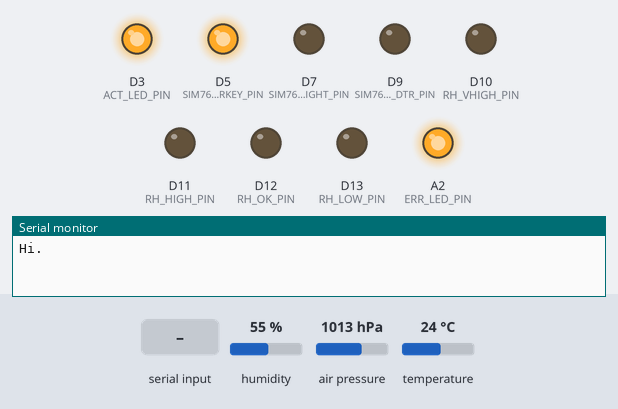
Simulated run of this sketch. Board: Arduino MKR. On the bench: output pins drawn as LEDs (lit = HIGH), the last lines printed to the serial monitor. The test bench sets the inputs (shaded band); at power-on: humidity 55 %, air pressure 1013 hPa, temperature 24 °C. The modem accepts every AT command (registered, SIM ready, sends succeed) and sends nothing else.

Above: at 0.8 s.
At 13.9 s:
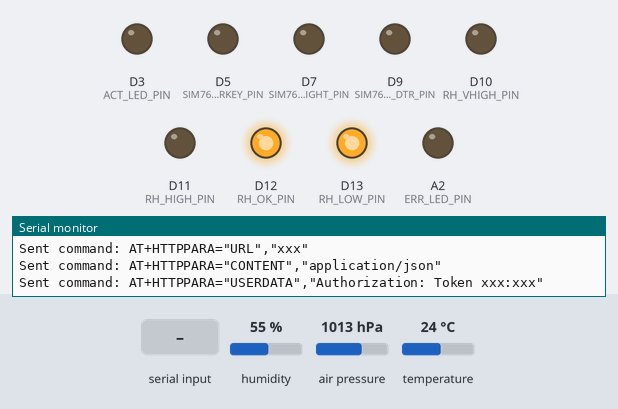
14.0 s: "OK,1\n" received over the second serial link
At 26.0 s:
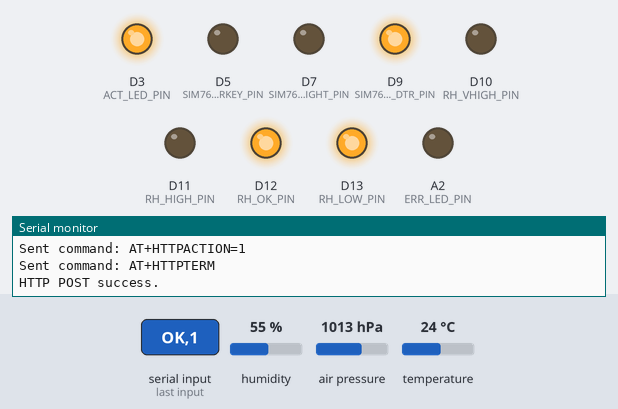
Timing chart, 0 to 28.7 s (numbered marks = the images above; inputs shaded):
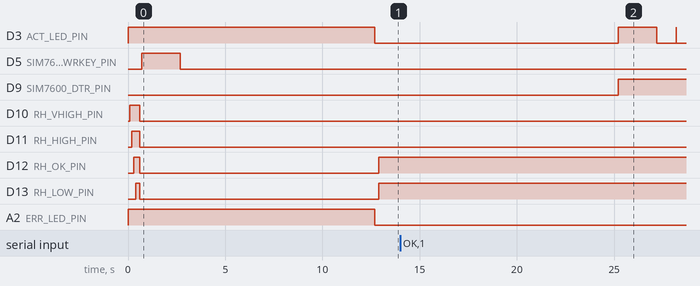

The sketch:

humidity_logger.ino
```cpp
#include <Adafruit_BME280.h>

#include "ArduinoLowPower.h"

#include "influxdb.h"
#include "sim7600.h"

#define DEBUG 0

#define RH_VHIGH_PIN 10
#define RH_HIGH_PIN 11
#define RH_OK_PIN 12
#define RH_LOW_PIN 13

#define ACT_LED_PIN 3
#define ERR_LED_PIN 17

Adafruit_BME280 bme280;

void initIo() {
  pinMode(RH_VHIGH_PIN, OUTPUT); // Very high RH indicator.
  pinMode(RH_HIGH_PIN, OUTPUT); // High RH indicator.
  pinMode(RH_OK_PIN, OUTPUT); // OK RH indicator.
  pinMode(RH_LOW_PIN, OUTPUT); // Low RH indicator.

  pinMode(ACT_LED_PIN, OUTPUT); // ACT.
  pinMode(ERR_LED_PIN, OUTPUT); // ERR.
}

void outputRhLed(const float humidity) {
  // Turn off all LEDs.
  digitalWrite(RH_VHIGH_PIN, 0);
  digitalWrite(RH_HIGH_PIN, 0);
  digitalWrite(RH_OK_PIN, 0);
  digitalWrite(RH_LOW_PIN, 0);

  // Turn on the correct LEDs.
  if (humidity > 70) {
    digitalWrite(RH_VHIGH_PIN, 1);
    digitalWrite(RH_HIGH_PIN, 1);
    digitalWrite(RH_OK_PIN, 1);
    digitalWrite(RH_LOW_PIN, 1);
  } else if (humidity > 60) {
    digitalWrite(RH_HIGH_PIN, 1);
    digitalWrite(RH_OK_PIN, 1);
    digitalWrite(RH_LOW_PIN, 1);
  } else if (humidity > 30) {
    digitalWrite(RH_OK_PIN, 1);
    digitalWrite(RH_LOW_PIN, 1);
  } else {
    digitalWrite(RH_LOW_PIN, 1);
  }
}

void sleepAndBlinkEverySecond(const unsigned long seconds, const int pin_number) {
  for (int i = 0; i < seconds; ++i) {
    // Sleep for 5 minutes.
    LowPower.deepSleep(990);

    if (i % 2 == 0) {
      // Only blink on even seconds.
      digitalWrite(pin_number, 1);
    }
    delay(10);
    digitalWrite(pin_number, 0);
  }
}

void setup() {
  SerialUSB.begin(115200);
  while (DEBUG && !SerialUSB)
  {
    ; // wait for Arduino serial Monitor port to connect
  }

  SerialUSB.println(F("\n\nHi."));

  initIo();

  digitalWrite(ACT_LED_PIN, 1);
  digitalWrite(ERR_LED_PIN, 1);

  delay(100);
  digitalWrite(RH_VHIGH_PIN, 1);
  delay(100);
  digitalWrite(RH_HIGH_PIN, 1);
  delay(100);
  digitalWrite(RH_OK_PIN, 1);
  delay(100);
  digitalWrite(RH_LOW_PIN, 1);
  delay(200);
  digitalWrite(RH_VHIGH_PIN, 0);
  digitalWrite(RH_HIGH_PIN, 0);
  digitalWrite(RH_OK_PIN, 0);
  digitalWrite(RH_LOW_PIN, 0);

  initModem();
  SerialUSB.println(F("LTE init complete."));

  if (!bme280.begin(BME280_ADDRESS_ALTERNATE)) {
    digitalWrite(ACT_LED_PIN, 0);
    while(1) {
      digitalWrite(ERR_LED_PIN, !digitalRead(ERR_LED_PIN));
      delay(50);
    }
  }

  bme280.setSampling(Adafruit_BME280::MODE_FORCED,
                    Adafruit_BME280::SAMPLING_X1,   // temperature
                    Adafruit_BME280::SAMPLING_X1,   // pressure
                    Adafruit_BME280::SAMPLING_X1,   // humidity
                    Adafruit_BME280::FILTER_OFF);

  digitalWrite(ACT_LED_PIN, 0);
  digitalWrite(ERR_LED_PIN, 0);

  SerialUSB.println(F("Setup complete."));
}

void loop() {
  digitalWrite(ACT_LED_PIN, 0);
  digitalWrite(ERR_LED_PIN, 0);
  modemWakeup();

  bme280.takeForcedMeasurement();
  delay(200);

  const float temperature = bme280.readTemperature();
  const float pressure_hpa = bme280.readPressure() / 100;
  const float humidity = bme280.readHumidity();

  outputRhLed(humidity);

  SerialUSB.println("");
  SerialUSB.print("Temp: ");
  SerialUSB.print(temperature);
  SerialUSB.println("C");
  SerialUSB.print("Humidity: ");
  SerialUSB.print(humidity);
  SerialUSB.println("%");
  SerialUSB.print("Pressure: ");
  SerialUSB.print(pressure_hpa);
  SerialUSB.println("hPa");

  bool success = false;
  if (postToDatabase(F("temp_rh"), F("garaz"), temperature, humidity, pressure_hpa)) {
      digitalWrite(ACT_LED_PIN, 1);
      success = true;
  } else {
      digitalWrite(ERR_LED_PIN, 1);
      success = false;
  }

  modemSleep();
  LowPower.deepSleep(2000);

  digitalWrite(ACT_LED_PIN, 0);
  digitalWrite(ERR_LED_PIN, 0);

  // Sleep for 5 minutes (5*60 = 300 seconds).
  sleepAndBlinkEverySecond(300, success ? ACT_LED_PIN : ERR_LED_PIN);
}
```

influxdb.h
```cpp
#include "sim7600.h"

#define USER "xxx"
#define PASSWORD "xxx"
#define DB_URL "xxx"

bool postToDatabase(String feed, const String& key, const float& temperature, const float& humidity, const float& pressure);
```

influxdb.ino
```cpp
#include "influxdb.h"

bool postToDatabase(String feed, const String& location, const float& temperature, const float& humidity, const float& pressure) {
  // Build the URL first.
  const String url_str = DB_URL;
  const String key_str = (String)F("Authorization: Token ") + USER + ":" + PASSWORD;
  const String data_str = "temp_rh,location=" + location + " temp=" + (String)temperature + ",rh=" + (String)humidity + ",pressure=" + (String)pressure;

  const int post_code = httpPost(url_str, F("application/json"), key_str, data_str);
  if (post_code == 200 || post_code == 201 || post_code == 204) {
    SerialUSB.println("HTTP POST success.");
    return true;
  } else {
    SerialUSB.println("HTTP POST fail: " + (String)post_code);
    return false;
  }
}
```

sim7600.h
```cpp
#define SIM7600_RESET_PIN 6
#define SIM7600_PWRKEY_PIN 5
#define SIM7600_FLIGHT_PIN 7
#define SIM7600_DTR_PIN 9


bool initModem();
void modemSleep();
void modemWakeup();

int httpPost(const String& url, const String& content_type, const String& user_data, const String& data);
int httpGet(const String& url, const String& content_type, const String& user_data, String& response);

void powerUp();
void cyclePowerKey();
void disableEcho();

void waitUntilModemResponds();
void waitUntilNetworkReady();
void waitUntilGprsReady();

bool sendCommandUntilReplyCorrect(const String& command, const String& reply, int timeout_ms);
bool sendCommandAndCheckReply(const String& command, const String& reply, int timeout_ms);
String sendCommandAndReadReply(const String& command, int timeout_ms);
int parseHttpActionReply(const String& http_action_reply);
String replaceCrLfWithText(const String& input);
```

sim7600.ino
```cpp
#include "sim7600.h"

bool initModem() {
  powerUp();

  waitUntilModemResponds();
  disableEcho();
  enableDtrSleep();

  waitUntilNetworkReady();
  waitUntilGprsReady();

  return true;
}

void modemSleep() {
  if (DEBUG) {
    SerialUSB.println("Modem sleep");
  }
  digitalWrite(SIM7600_DTR_PIN, HIGH);
}

void modemWakeup() {
  if (DEBUG) {
    SerialUSB.println("Modem wakeup");
  }
  digitalWrite(SIM7600_DTR_PIN, LOW);
}

void powerUp() {
  Serial1.begin(115200);

  pinMode(SIM7600_RESET_PIN, OUTPUT);
  pinMode(SIM7600_PWRKEY_PIN, OUTPUT);
  pinMode(SIM7600_FLIGHT_PIN, OUTPUT);
  pinMode(SIM7600_DTR_PIN, OUTPUT);

  digitalWrite(SIM7600_RESET_PIN, LOW);
  digitalWrite(SIM7600_FLIGHT_PIN, LOW);
  digitalWrite(SIM7600_DTR_PIN, LOW);

  delay(100);
  cyclePowerKey();
}

void cyclePowerKey() {
  digitalWrite(SIM7600_PWRKEY_PIN, HIGH);
  delay(2000);
  digitalWrite(SIM7600_PWRKEY_PIN, LOW);
}

void waitUntilModemResponds() {
  bool status = false;
  do {
    for (int i = 0; i < 3 && !status; ++i) {
      status |= sendCommandUntilReplyCorrect(F("AT"), F("AT\n\rOK"), 500, 3);
      // Also support the case when the modem was not restarted and the echo is already turned off.
      status |= sendCommandUntilReplyCorrect(F("AT"), F("OK"), 500, 3);
    }
    if (!status) {
      cyclePowerKey();
    }
  } while (!status);
}

void disableEcho() {
  sendCommandAndCheckReply(F("ATE0"), F("ATE0\nOK"), 500);
}

void waitUntilNetworkReady() {
  sendCommandUntilReplyCorrect(F("AT+CGREG?"), F("+CGREG: 0,1\nOK"), 500, 20);
}

void waitUntilGprsReady() {
  sendCommandUntilReplyCorrect(F("AT+CGATT?"), F("+CGATT: 1\nOK"), 500, 20);
}

void enableDtrSleep() {
  sendCommandAndCheckReply(F("AT+CSCLK=1"), F("OK"), 500);
}

int parseHttpActionReply(const String& http_action_reply) {
  if (http_action_reply.length() == 0) {
    SerialUSB.println("Error: empty HTTPACTION response.");
    return false;
  }
  const int first_comma_idx = http_action_reply.indexOf(",");
  const int second_comma_idx = http_action_reply.indexOf(",", first_comma_idx + 1);

  String http_code = http_action_reply.substring(first_comma_idx + 1, second_comma_idx);
  return http_code.toInt();
}

String readHttpResponseData() {
  // Check how many bytes should be read.
  const String reply_bytes_str = sendCommandAndReadReply(F("AT+HTTPREAD?"), 200);

  // Format: +HTTPREAD: LEN,<len>
  if (reply_bytes_str.indexOf("OK") < 0) {
    SerialUSB.println("Error: failed to read HTTP response: " + reply_bytes_str);
    return "";
  }

  const int first_idx = reply_bytes_str.indexOf(",");
  const int second_idx = reply_bytes_str.indexOf("\r", first_idx + 1);

  const int bytes_to_read = reply_bytes_str.substring(first_idx + 1, second_idx).toInt();

  const String reply = sendCommandAndReadReply((String)F("AT+HTTPREAD=") + (String)bytes_to_read, 2000);
  return reply;
}

int httpPost(const String& url, const String& content_type, const String& user_data, const String& data) {
  const String url_str = (String)F("AT+HTTPPARA=\"URL\",\"") + url + F("\"");
  const String content_str = (String)F("AT+HTTPPARA=\"CONTENT\",\"") + content_type + F("\"");

  // This doesn't work on the original Maduino SIM7600E firmware, seems to be a bug in the firmware.
  // After updating to LE11B14V01SIM7600M22_221022 it works.
  //const String key_str = (String)F("AT+HTTPPARA=\"USERDATA\",\"x-aio-key: ") + AIO_KEY + F("\"");
  const String key_str = (String)F("AT+HTTPPARA=\"USERDATA\",\"") + user_data + F("\"");

  const String data_cmd_str = (String)F("AT+HTTPDATA=") + String(data.length()) + F(",9900");

  if (!sendCommandAndCheckReply(F("AT+HTTPINIT"), "OK", 200)) {
    sendCommandAndCheckReply(F("AT+HTTPTERM"), "OK", 200);
    return -1;
  }

  sendCommandAndCheckReply(url_str, "OK", 200);
  sendCommandAndCheckReply(content_str, "OK", 200);
  sendCommandAndCheckReply(key_str, "OK", 200);

  sendCommandAndCheckReply(data_cmd_str, "DOWNLOAD", 200);
  delay(100);
  sendCommandAndCheckReply(data, "OK", 1000);

  const String action_response = sendCommandAndReadReply(F("AT+HTTPACTION=1"), 10000);

  sendCommandAndCheckReply(F("AT+HTTPTERM"), "OK", 200);

  return parseHttpActionReply(action_response);
}

int httpGet(const String& url, const String& content_type, const String& user_data, String& response) {
  const String url_str = (String)F("AT+HTTPPARA=\"URL\",\"") + url + F("\"");
  const String content_str = (String)F("AT+HTTPPARA=\"CONTENT\",\"") + content_type + F("\"");

  // This doesn't work on the original Maduino SIM7600E firmware, seems to be a bug in the firmware.
  // After updating to LE11B14V01SIM7600M22_221022 it works.
  const String key_str = (String)F("AT+HTTPPARA=\"USERDATA\",\"") + user_data + F("\"");

  if (!sendCommandAndCheckReply(F("AT+HTTPINIT"), "OK", 200)) {
    sendCommandAndCheckReply(F("AT+HTTPTERM"), "OK", 200);
    return -1;
  }

  sendCommandAndCheckReply(url_str, "OK", 200);
  sendCommandAndCheckReply(content_str, "OK", 200);
  sendCommandAndCheckReply(key_str, "OK", 200);

  const String action_response = sendCommandAndReadReply(F("AT+HTTPACTION=0"), 10000);

  response = readHttpResponseData();

  sendCommandAndCheckReply(F("AT+HTTPTERM"), "OK", 200);

  return parseHttpActionReply(action_response);
}


bool sendCommandUntilReplyCorrect(const String& command, const String& reply, int timeout_ms, int max_num_trials) {
  bool result = false;
  int num_trials = 0;
  do {
    delay(1000);
    result = sendCommandAndCheckReply(command, reply, timeout_ms);
    ++num_trials;
  } while (!result && num_trials < max_num_trials);

  return result;
}

void trimString(String& string) {
  string.trim();

  // For some funny corner-case reason we cannot just use: string.replace("\r", "");
  int index = -1;
  do {
    index = string.indexOf("\r");
    if (index > -1) {
      string.remove(index, 1);
    }
  } while (index > -1);

  string.replace("\n\n", "\n");
}

bool sendCommandAndCheckReply(const String& command, const String& expected_reply, int timeout_ms) {
  String reply = sendCommandAndReadReply(command, timeout_ms);

  trimString(reply);

  String expected_reply_trim = expected_reply;
  trimString(expected_reply_trim);

  if (reply == expected_reply_trim) {
    return true;
  } else {
    SerialUSB.println((String)F("Reply does not match the expected one: \"") + replaceCrLfWithText(reply) + F("\" while \"") + replaceCrLfWithText(expected_reply_trim) + F("\" was expected."));
    return false;
  }
}

String sendCommandAndReadReply(const String& command, int timeout_ms) {
  Serial1.println(command + "\r\n");

  String response;
  long int time = millis();
  while ((time + timeout_ms) > millis()) {
    while (Serial1.available()) {
      const char c = Serial1.read();
      response += c;
    }
  }
  SerialUSB.print("Sent command: " + command + "\r\n");
  if (DEBUG) {
    SerialUSB.print("Got response: \r\n" + response);
  }
  return response;
}

String replaceCrLfWithText(const String& input) {
  String modified_input = input;
  modified_input.replace("\n", "\\n");
  modified_input.replace("\r", "\\r");
  return modified_input;
}
```
